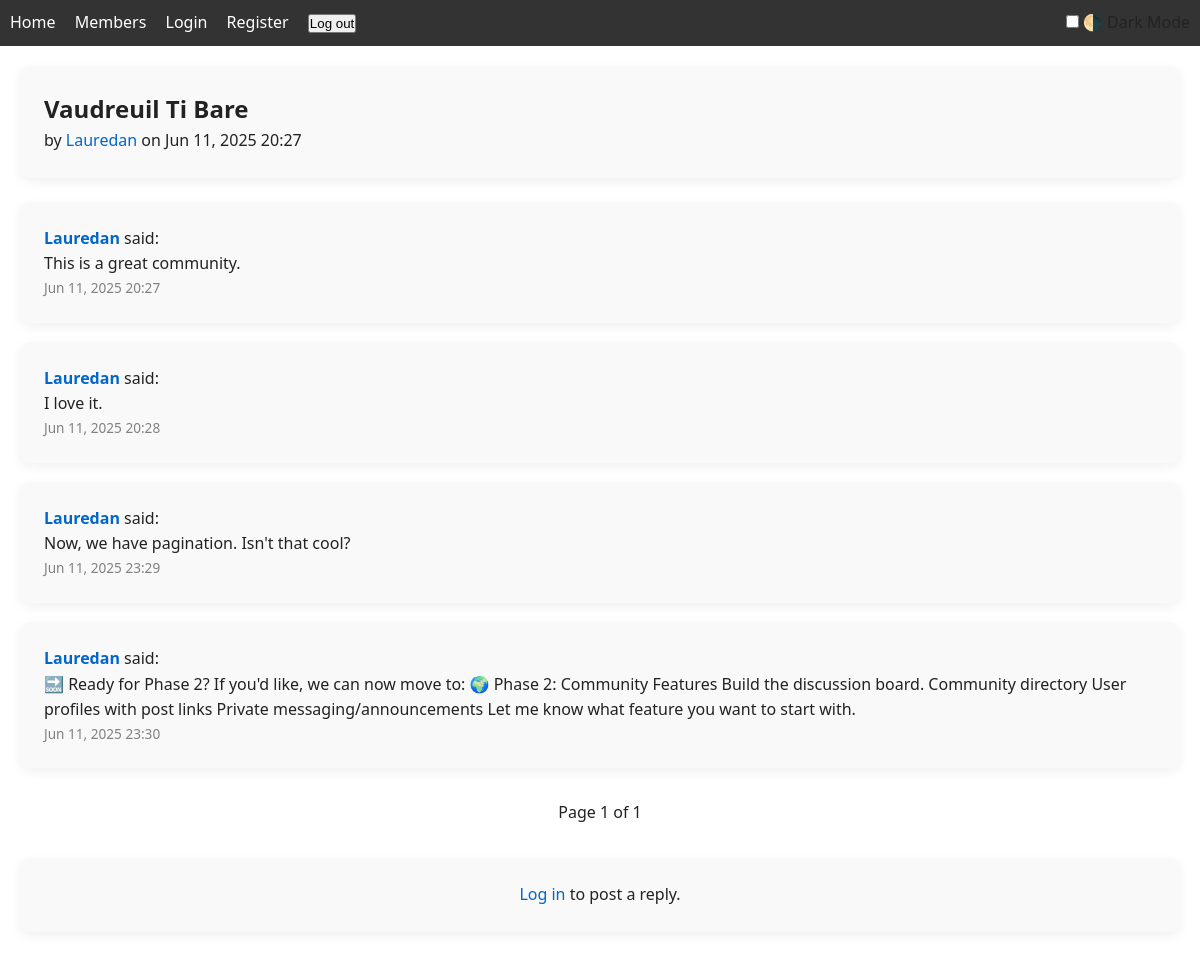
/forum/general/vaudreuil-ti-bare/, run on the app's committed database.
### forum/models.py (models this page shows, shortened)
class Thread(models.Model):
    category = models.ForeignKey(Category, on_delete=models.CASCADE, related_name='threads')
    title = models.CharField(max_length=200)
    slug = models.SlugField()
    creator = models.ForeignKey(User, on_delete=models.CASCADE, related_name='forum_threads')
    created_at = models.DateTimeField(auto_now_add=True)
    class Meta:
        unique_together = ('category', 'slug')

class Post(models.Model):
    thread = models.ForeignKey(Thread, on_delete=models.CASCADE, related_name='posts')
    author = models.ForeignKey(User, on_delete=models.CASCADE, related_name='forum_posts')
    content = models.TextField()
    created_at = models.DateTimeField(auto_now_add=True)

### forum/views.py (the view)
# urls.py: path('<slug:category_slug>/<slug:thread_slug>/', views.thread_detail, name='thread_detail'),
def thread_detail(request, category_slug, thread_slug):
    category = get_object_or_404(Category, slug=category_slug)
    thread = get_object_or_404(Thread, category=category, slug=thread_slug)
    posts = thread.posts.order_by('created_at')
    paginator = Paginator(posts, 10)  # 10 posts per page
    page_number = request.GET.get('page')
    page_obj = paginator.get_page(page_number)
    if request.method == 'POST':
        form = PostForm(request.POST)
        if form.is_valid():
            reply = form.save(commit=False)
            reply.author = request.user
            reply.thread = thread
            reply.save()
            return redirect('forum:thread_detail', category_slug=category_slug, thread_slug=thread_slug)
    else:
        form = PostForm()
    return render(request, 'forum/thread_detail.html', {
        'category': category,
        'thread': thread,
        'page_obj': page_obj,
        'form': form
    })

### forum/views.py
class PostForm(forms.ModelForm):
    class Meta:
        model = Post
        fields = ['content']

### accounts/context_processors.py (called while the page is built, shortened)
def global_announcements(request):
    if not request.user.is_authenticated:
        return {}

### forum/templates/forum/thread_detail.html (shortened to what this page needs)
{% extends 'base.html' %}
{% block content %}
<div class="card">
  <h2>{{ thread.title }}</h2>
  <p>
    by <a href="{% url 'accounts:profile_detail' thread.creator.username %}">
      {{ thread.creator.username }}
    </a>
    on {{ thread.created_at|date:"M d, Y H:i" }}
  </p>
</div>
<div style="margin-top: 1.5rem;">
  {% for post in page_obj %}
    <div class="card" style="margin-bottom: 1.2rem;">
      <p>
        <strong>
          <a href="{% url 'accounts:profile_detail' post.author.username %}">
            {{ post.author.username }}
          </a>
        </strong> said:
      </p>
      <p>{{ post.content }}</p>
      <p style="font-size: 0.85rem; color: gray;">
        {{ post.created_at|date:"M d, Y H:i" }}
      </p>
    </div>
  {% endfor %}
</div>
<div class="pagination" style="text-align: center; margin: 2rem 0;">
  <span style="margin: 0 1rem;">Page {{ page_obj.number }} of {{ page_obj.paginator.num_pages }}</span>
</div>
{% if user.is_authenticated %}
  <div class="card" style="max-width: 600px; margin: 0 auto;">
    <h3>💬 Reply</h3>
    <form method="post" style="margin-top: 1rem;">
      {% csrf_token %}
      {{ form.as_p }}
      <button type="submit" class="button">Post Reply</button>
    </form>
  </div>
{% else %}
  <div class="card" style="text-align: center;">
    <p>
      <a href="{% url 'login' %}">Log in</a> to post a reply.
    </p>
  </div>
{% endif %}
{% endblock %}

### static/css/style.css (style rules this page uses)
body { font-family: Arial, sans-serif; margin: 0; padding: 0; }

### static/css/base.css (style rules this page uses)
* { margin: 0; padding: 0; box-sizing: border-box; }
body { font-family: 'Segoe UI', sans-serif; background-color: #f9f9f9; color: #222; line-height: 1.6; }
a { color: #0066cc; text-decoration: none; }
:root { --bg: #ffffff; --text: #222222; --card-bg: #f9f9f9; --accent: #004080; --link: #0066cc; --button-bg: var(--accent); --button-text: #ffffff; --shadow: rgba(0, 0, 0, 0.06); }
body { background: var(--bg); color: var(--text); font-family: 'Segoe UI', sans-serif; transition: background 0.3s, color 0.3s; line-height: 1.6; }
a { color: var(--link); text-decoration: none; }

### static/css/components.css (style rules this page uses)
.card { background: var(--card-bg); color: var(--text); padding: 1.5rem; border-radius: 10px; box-shadow: 0 4px 12px var(--shadow); margin-bottom: 1rem; transition: background 0.3s, color 0.3s; }

### data on the page
Thread: title "Vaudreuil Ti Bare", creator.username "Lauredan", created_at "Jun 11, 2025 20:27"
Post: author.username "Lauredan", content "This is a great community.", created_at "Jun 11, 2025 20:27"
Post: author.username "Lauredan", content "I love it.", created_at "Jun 11, 2025 20:28"
Post: author.username "Lauredan", content "Now, we have pagination. Isn't that cool?", created_at "Jun 11, 2025 23:29"
Post: author.username "Lauredan", content "🔜 Ready for Phase 2? If you'd like, we can now move to: 🌍 Phase 2: Community Features Build the discussion board. Community directory User profiles with post links Private messaging/announcements Let me know what feature you want to start with.", created_at "Jun 11, 2025 23:30"

### other printed values
{{ page_obj.number }} "1"
{{ page_obj.paginator.num_pages }} "1"
